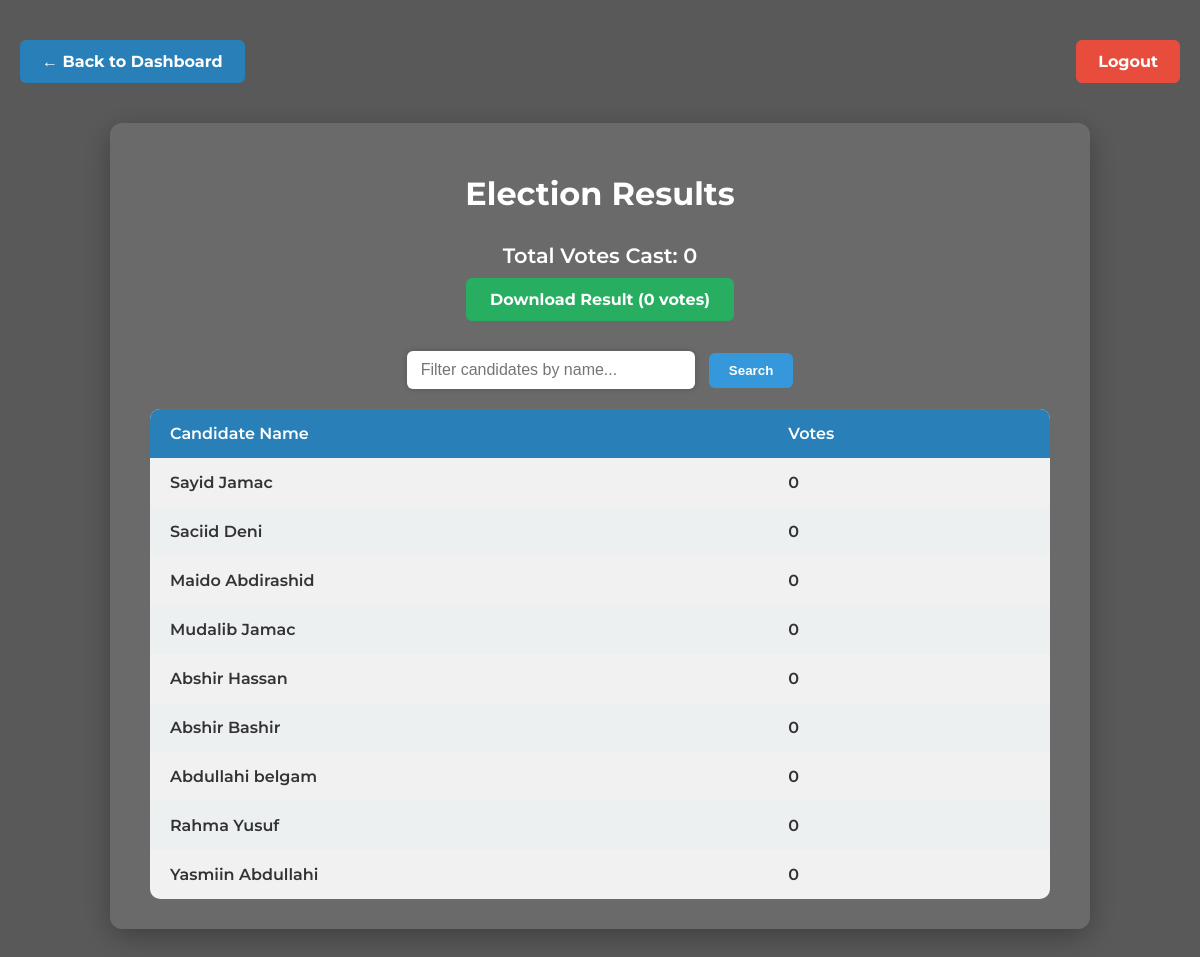
Screenshot of /evoting_system/results.php (signed in) with the database file from the repository.
### tables this page shows
CREATE TABLE `candidates` (
  `id` int(11) NOT NULL,
  `name` varchar(255) NOT NULL
);

### evoting_system/results.php (the view, shortened to what this page needs)
<?php
require 'dB.php';
$filter = trim($_GET['filter'] ?? '');
$sql = "
    SELECT c.id, c.name, COUNT(v.id) AS vote_count
    FROM candidates c
    LEFT JOIN votes v ON c.id = v.candidate_id
    WHERE c.name LIKE ?
    GROUP BY c.id, c.name
    ORDER BY vote_count DESC
";
$stmt = $conn->prepare($sql);
$searchParam = "%$filter%";
$stmt->bind_param("s", $searchParam);
$stmt->execute();
$result = $stmt->get_result();
$candidates = [];
while ($row = $result->fetch_assoc()) {
    $candidates[] = $row;
}
$sqlTotal = "SELECT COUNT(*) AS total_votes FROM votes";
$totalResult = $conn->query($sqlTotal);
$totalVotes = $totalResult->fetch_assoc()['total_votes'];
?>
<!DOCTYPE html>
<html lang="en">
<head>
</head>
<body>
  <div class="overlay">
    <header>
      <a href="dashboard.php" class="btn-back">← Back to Dashboard</a>
      <a href="?action=logout" class="btn-logout">Logout</a>
    </header>
    <main>
      <h1>Election Results</h1>
      <div class="total-votes">Total Votes Cast: <?= number_format($totalVotes) ?></div>
      <a class="download-btn" href="?export=csv&filter=<?= urlencode($filter) ?>">
         Download Result (<?= number_format($totalVotes) ?> votes)
      </a>
      <form method="GET" class="filter-form" action="">
        <input
          type="text"
          name="filter"
          placeholder="Filter candidates by name..."
          value="<?= htmlspecialchars($filter) ?>"
          autocomplete="off"
        />
        <button type="submit">Search</button>
      </form>
      <table>
        <thead>
          <tr>
            <th>Candidate Name</th>
            <th>Votes</th>
          </tr>
        </thead>
        <tbody>
          <?php if (count($candidates) > 0): ?>
            <?php foreach ($candidates as $cand): ?>
              <tr>
                <td><?= htmlspecialchars($cand['name']) ?></td>
                <td><?= number_format($cand['vote_count']) ?></td>
              </tr>
            <?php endforeach; ?>
          <?php else: ?>
            <tr>
              <td colspan="2" style="text-align:center; color:#555;">No candidates found.</td>
            </tr>
          <?php endif; ?>
        </tbody>
      </table>
    </main>
  </div>
</body>
</html>

### evoting_system/results.php (style rules this page uses)
body { margin: 0; font-family: 'Montserrat', sans-serif; background: url('https://images.squarespace-cdn.com/content/v1/61c4da8eb1b30a201b9669f2/e2e0e62f-0064-4f86-b9d8-5a55cb7110ca/Korembi-January-2024.jpg') no-repeat center center fixed; background-size: cover; color: #fff; }
.overlay { background-color: rgba(0,0,0,0.65); min-height: 100vh; padding: 40px 20px; box-sizing: border-box; }
header { display: flex; justify-content: space-between; align-items: center; margin-bottom: 40px; }
.btn-back, .btn-logout { padding: 12px 22px; font-weight: 700; color: white; border-radius: 6px; text-decoration: none; transition: background-color 0.3s ease; }
.btn-back { background-color: #2980b9; }
.btn-logout { background-color: #e74c3c; }
main { max-width: 900px; margin: 0 auto; background: rgba(255,255,255,0.1); border-radius: 12px; padding: 30px 40px; box-shadow: 0 8px 30px rgba(0,0,0,0.3); }
h1 { text-align: center; margin-bottom: 30px; font-weight: 700; }
.total-votes { font-size: 1.3rem; font-weight: 600; margin-bottom: 10px; text-align: center; }
.download-btn { display: block; margin: 10px auto 30px; background-color: #27ae60; color: white; padding: 12px 24px; font-weight: bold; border-radius: 6px; text-align: center; width: fit-content; text-decoration: none; transition: background-color 0.3s ease; }
form.filter-form { margin-bottom: 20px; text-align: center; }
form.filter-form input[type="text"] { padding: 10px 14px; width: 260px; font-size: 16px; border-radius: 6px; border: none; outline: none; box-shadow: 0 0 6px rgba(0,0,0,0.2); }
form.filter-form button { padding: 10px 20px; margin-left: 10px; font-weight: 700; border-radius: 6px; border: none; background-color: #3498db; color: white; cursor: pointer; transition: background-color 0.3s ease; }
table { width: 100%; border-collapse: collapse; background-color: rgba(255,255,255,0.9); border-radius: 10px; overflow: hidden; }
th, td { padding: 15px 20px; text-align: left; font-weight: 600; color: #333; }
th { background-color: #2980b9; color: white; }
tbody tr:nth-child(even) { background-color: #ecf0f1; }

### rows the page displays
candidates: name "Sayid Jamac", vote_count "0"
candidates: name "Saciid Deni", vote_count "0"
candidates: name "Maido Abdirashid", vote_count "0"
candidates: name "Mudalib Jamac", vote_count "0"
candidates: name "Abshir Hassan", vote_count "0"
candidates: name "Abshir Bashir", vote_count "0"
candidates: name "Abdullahi belgam", vote_count "0"
candidates: name "Rahma Yusuf", vote_count "0"
candidates: name "Yasmiin Abdullahi", vote_count "0"

### other values shown
$totalVotes "0"
